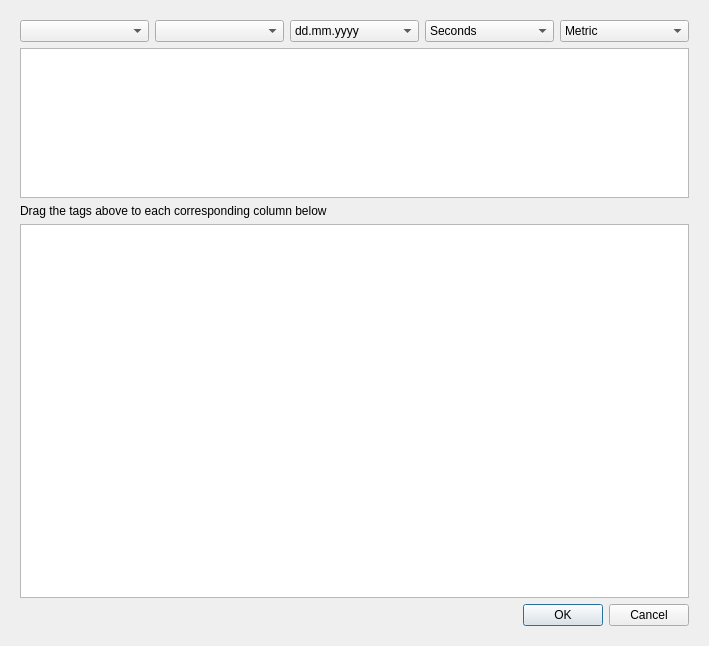
<?xml version="1.0" encoding="UTF-8"?>
<ui version="4.0">
 <class>DiveLogImportDialog</class>
 <widget class="QDialog" name="DiveLogImportDialog">
  <property name="geometry">
   <rect>
    <x>0</x>
    <y>0</y>
    <width>709</width>
    <height>646</height>
   </rect>
  </property>
  <property name="windowTitle">
   <string>Import dive log file</string>
  </property>
  <property name="windowIcon">
   <iconset>
    <normalon>:/subsurface-icon</normalon>
   </iconset>
  </property>
  <layout class="QVBoxLayout" name="verticalLayout">
   <item>
    <widget class="QWidget" name="horizontalWidget" native="true">
     <layout class="QHBoxLayout" name="horizontalLayout_3">
      <property name="spacing">
       <number>0</number>
      </property>
      <property name="margin">
       <number>0</number>
      </property>
      <item>
       <widget class="QWidget" name="verticalWidget" native="true">
        <layout class="QVBoxLayout" name="verticalLayout_2">
         <item>
          <layout class="QHBoxLayout" name="horizontalLayout">
           <item>
            <widget class="QComboBox" name="knownImports">
             <property name="currentIndex">
              <number>-1</number>
             </property>
            </widget>
           </item>
           <item>
            <widget class="QComboBox" name="CSVSeparator"/>
           </item>
           <item>
            <widget class="QComboBox" name="DateFormat">
             <item>
              <property name="text">
               <string>dd.mm.yyyy</string>
              </property>
             </item>
             <item>
              <property name="text">
               <string>mm/dd/yyyy</string>
              </property>
             </item>
             <item>
              <property name="text">
               <string>yyyy-mm-dd</string>
              </property>
             </item>
            </widget>
           </item>
           <item>
            <widget class="QComboBox" name="DurationFormat">
             <item>
              <property name="text">
               <string>Seconds</string>
              </property>
             </item>
             <item>
              <property name="text">
               <string>Minutes</string>
              </property>
             </item>
             <item>
              <property name="text">
               <string>Minutes:seconds</string>
              </property>
             </item>
            </widget>
           </item>
           <item>
            <widget class="QComboBox" name="CSVUnits">
             <item>
              <property name="text">
               <string>Metric</string>
              </property>
             </item>
             <item>
              <property name="text">
               <string>Imperial</string>
              </property>
             </item>
            </widget>
           </item>
          </layout>
         </item>
         <item>
          <widget class="QListView" name="avaliableColumns">
           <property name="maximumSize">
            <size>
             <width>16777215</width>
             <height>150</height>
            </size>
           </property>
          </widget>
         </item>
         <item>
          <widget class="QLabel" name="label">
           <property name="text">
            <string>Drag the tags above to each corresponding column below</string>
           </property>
          </widget>
         </item>
         <item>
          <widget class="QTableView" name="tableView"/>
         </item>
         <item>
          <widget class="QDialogButtonBox" name="buttonBox">
           <property name="orientation">
            <enum>Qt::Horizontal</enum>
           </property>
           <property name="standardButtons">
            <set>QDialogButtonBox::Cancel|QDialogButtonBox::Ok</set>
           </property>
          </widget>
         </item>
        </layout>
       </widget>
      </item>
     </layout>
    </widget>
   </item>
  </layout>
 </widget>
 <tabstops>
  <tabstop>buttonBox</tabstop>
 </tabstops>
 <resources/>
 <connections>
  <connection>
   <sender>buttonBox</sender>
   <signal>accepted()</signal>
   <receiver>DiveLogImportDialog</receiver>
   <slot>accept()</slot>
   <hints>
    <hint type="sourcelabel">
     <x>334</x>
     <y>467</y>
    </hint>
    <hint type="destinationlabel">
     <x>215</x>
     <y>164</y>
    </hint>
   </hints>
  </connection>
  <connection>
   <sender>buttonBox</sender>
   <signal>rejected()</signal>
   <receiver>DiveLogImportDialog</receiver>
   <slot>reject()</slot>
   <hints>
    <hint type="sourcelabel">
     <x>334</x>
     <y>467</y>
    </hint>
    <hint type="destinationlabel">
     <x>215</x>
     <y>164</y>
    </hint>
   </hints>
  </connection>
 </connections>
</ui>
